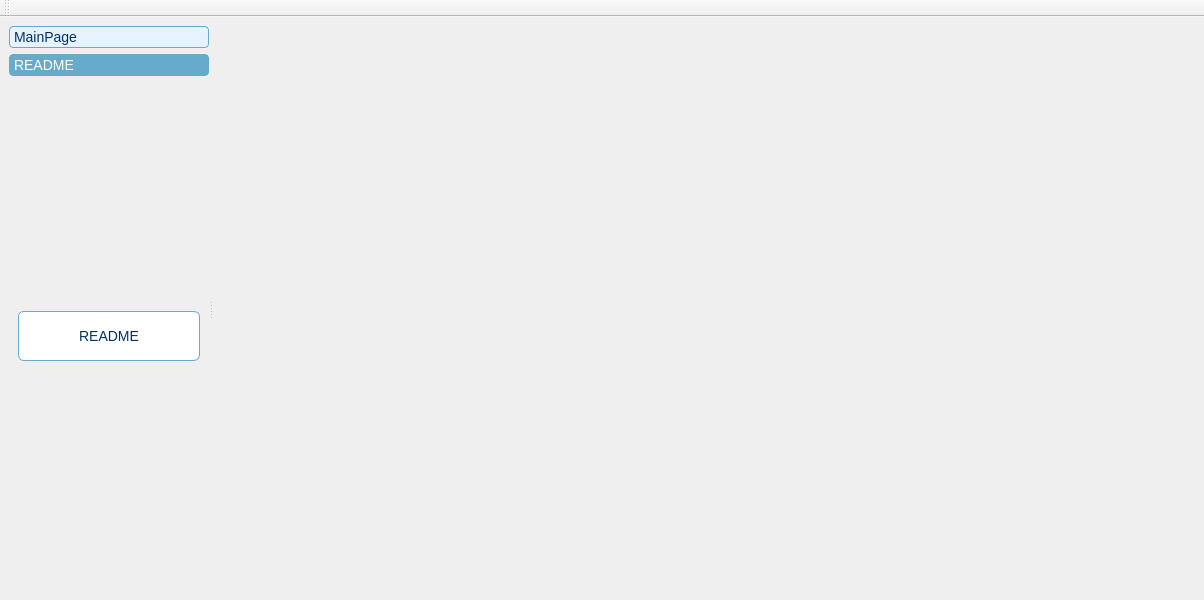
<?xml version="1.0" encoding="UTF-8"?>
<ui version="4.0">
 <class>AboutMainWindow</class>
 <widget class="QMainWindow" name="AboutMainWindow">
  <property name="geometry">
   <rect>
    <x>0</x>
    <y>0</y>
    <width>1204</width>
    <height>600</height>
   </rect>
  </property>
  <property name="minimumSize">
   <size>
    <width>1204</width>
    <height>600</height>
   </size>
  </property>
  <property name="windowTitle">
   <string>AboutMainWindow</string>
  </property>
  <property name="styleSheet">
   <string notr="true">/* 全局背景：浅蓝色渐变 */
QMainWindow, QWidget {
    background-color: qlineargradient(
        x1: 0, y1: 0,
        x2: 0, y2: 1,
        stop: 0 #d0ebff,
        stop: 1 #a2d5f2
    );
    color: #003366;
    font-family: &quot;Segoe UI&quot;, &quot;微软雅黑&quot;, sans-serif;
}

/* 普通按钮 */
QPushButton {
    background-color: #ffffff;
    color: #003366;
    border: 1px solid #66aacc;
    border-radius: 6px;
    padding: 6px 12px;
    font-size: 14px;
}

QPushButton:hover {
    background-color: #e6f2ff;
    border: 1px solid #66aacc;
}

QPushButton:pressed {
    background-color: #cce6ff;
    color: #003366;
}

/* QToolBox 样式 */
QToolBox::tab {
    background: #e6f2ff;
    border: 1px solid #66aacc;
    border-radius: 4px;
    color: #003366;
    font-size: 14px;
}

QToolBox::tab:selected {
    background: #66aacc;
    color: #ffffff;
}

QToolBox::tab:hover {
    background: #cce6ff;
}

/* 标签（文本）样式 */
QLabel {
    font-size: 16px;
    color: #003366;
}

/* 特别按钮（如 README） */
QPushButton#readmeButton {
    font-size: 16px;
    min-height: 40px;
}

/* 滚动条柔和样式 */
QScrollBar:vertical {
    background: transparent;
    width: 8px;
    margin: 0px;
}

QScrollBar::handle:vertical {
    background: #66aacc;
    border-radius: 4px;
}

QScrollBar::add-line:vertical, QScrollBar::sub-line:vertical {
    height: 0px;
}

QScrollBar:horizontal {
    background: transparent;
    height: 8px;
    margin: 0px;
}

QScrollBar::handle:horizontal {
    background: #66aacc;
    border-radius: 4px;
}

QScrollBar::add-line:horizontal, QScrollBar::sub-line:horizontal {
    width: 0px;
}
</string>
  </property>
  <widget class="QWidget" name="centralwidget">
   <layout class="QHBoxLayout" name="horizontalLayout">
    <item>
     <widget class="QSplitter" name="splitter">
      <property name="orientation">
       <enum>Qt::Orientation::Horizontal</enum>
      </property>
      <widget class="QWidget" name="sidebar_widget" native="true">
       <property name="maximumSize">
        <size>
         <width>200</width>
         <height>16777215</height>
        </size>
       </property>
       <layout class="QVBoxLayout" name="verticalLayout">
        <item>
         <widget class="QToolBox" name="toolBox">
          <property name="maximumSize">
           <size>
            <width>200</width>
            <height>16777215</height>
           </size>
          </property>
          <property name="currentIndex">
           <number>1</number>
          </property>
          <widget class="QWidget" name="page">
           <property name="geometry">
            <rect>
             <x>0</x>
             <y>0</y>
             <width>182</width>
             <height>477</height>
            </rect>
           </property>
           <attribute name="label">
            <string>MainPage</string>
           </attribute>
           <layout class="QVBoxLayout" name="verticalLayout_4">
            <item>
             <widget class="QPushButton" name="btn_showMainPage">
              <property name="minimumSize">
               <size>
                <width>0</width>
                <height>50</height>
               </size>
              </property>
              <property name="text">
               <string>Main Page</string>
              </property>
             </widget>
            </item>
           </layout>
          </widget>
          <widget class="QWidget" name="page_2">
           <property name="geometry">
            <rect>
             <x>0</x>
             <y>0</y>
             <width>182</width>
             <height>477</height>
            </rect>
           </property>
           <attribute name="label">
            <string>README</string>
           </attribute>
           <layout class="QVBoxLayout" name="verticalLayout_3">
            <item>
             <widget class="QPushButton" name="btn_see_readme">
              <property name="minimumSize">
               <size>
                <width>0</width>
                <height>50</height>
               </size>
              </property>
              <property name="text">
               <string>README</string>
              </property>
             </widget>
            </item>
           </layout>
          </widget>
         </widget>
        </item>
       </layout>
      </widget>
      <widget class="QWidget" name="MainDisplayWidget" native="true">
       <layout class="QVBoxLayout" name="verticalLayout_2">
        <item>
         <widget class="DesktopAboutMainWidget" name="mainAbout" native="true"/>
        </item>
        <item>
         <widget class="ReadMeWidget" name="readme_widget" native="true"/>
        </item>
       </layout>
      </widget>
     </widget>
    </item>
   </layout>
  </widget>
  <widget class="QToolBar" name="toolBar">
   <property name="windowTitle">
    <string>toolBar</string>
   </property>
   <attribute name="toolBarArea">
    <enum>TopToolBarArea</enum>
   </attribute>
   <attribute name="toolBarBreak">
    <bool>false</bool>
   </attribute>
  </widget>
  <action name="actionquit">
   <property name="text">
    <string>quit</string>
   </property>
   <property name="menuRole">
    <enum>QAction::MenuRole::NoRole</enum>
   </property>
  </action>
 </widget>
 <customwidgets>
  <customwidget>
   <class>DesktopAboutMainWidget</class>
   <extends>QWidget</extends>
   <header>DesktopAboutMainWidget.h</header>
   <container>1</container>
  </customwidget>
  <customwidget>
   <class>ReadMeWidget</class>
   <extends>QWidget</extends>
   <header>ReadMeWidget.h</header>
   <container>1</container>
  </customwidget>
 </customwidgets>
 <resources/>
 <connections/>
</ui>
